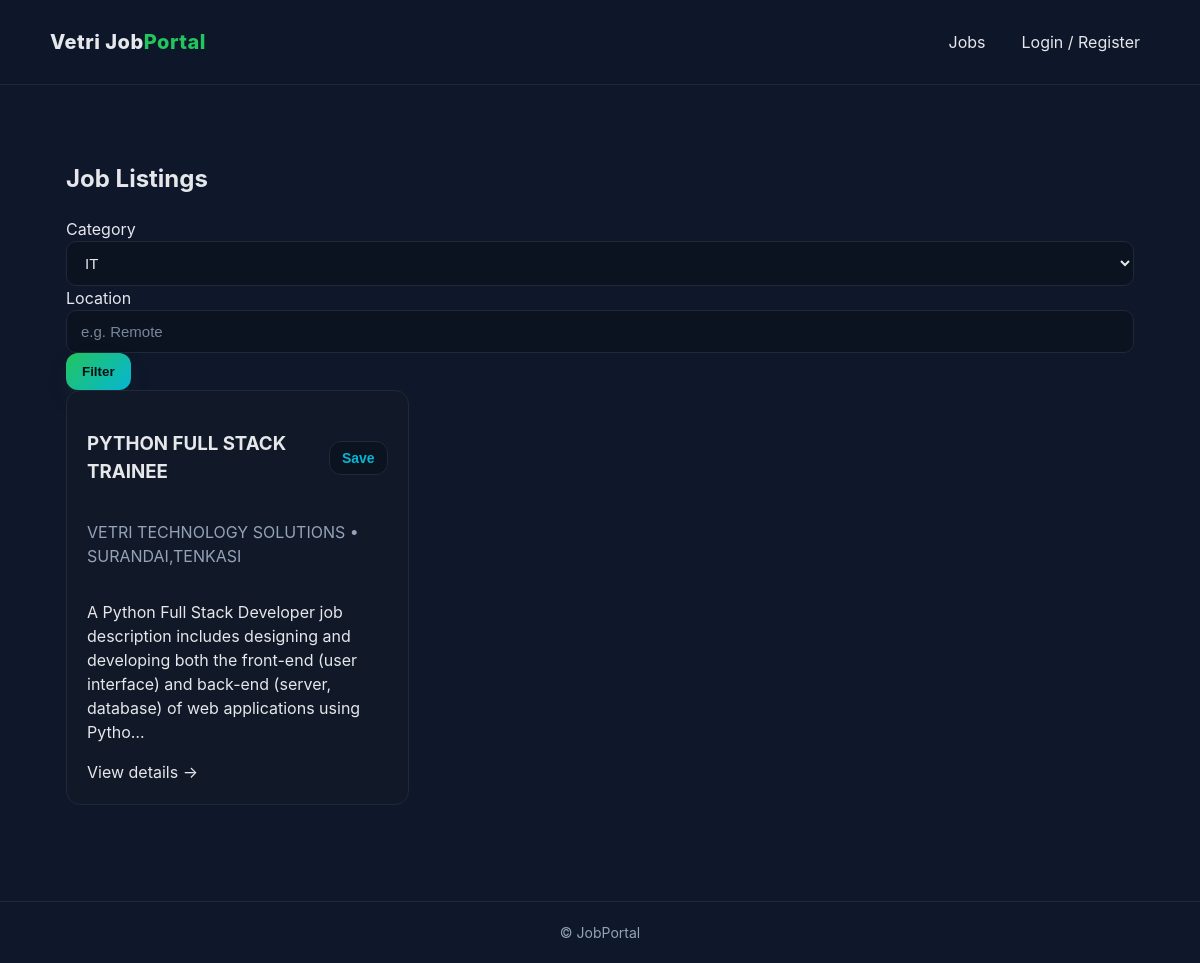
The page /jobs/?category=it on the database its author committed.
### jobs/models.py (models this page shows, shortened)
class Job(models.Model):
    title = models.CharField(max_length=200)
    company = models.CharField(max_length=200)
    category = models.ForeignKey(Category, on_delete=models.CASCADE, related_name="jobs")
    location = models.CharField(max_length=120)
    description = models.TextField()
    posted_at = models.DateTimeField(default=timezone.now)
    class Meta: ordering = ["-posted_at"]

### jobs/views.py (the view)
# urls.py: path("jobs/", views.jobs_list, name="jobs_list"),
def jobs_list(request):
    category_slug = request.GET.get("category")
    location = request.GET.get("location", "").strip()
    jobs = Job.objects.select_related("category").all()
    if category_slug:
        jobs = jobs.filter(category__slug=category_slug)
    if location:
        jobs = jobs.filter(location__icontains=location)
    categories = Category.objects.all()
    return render(request, "jobs_list.html", {
        "jobs": jobs,
        "categories": categories,
        "current_category": category_slug,
        "current_location": location
    })

### jobs/templates/jobs_list.html (shortened to what this page needs)
{% extends "base.html" %}
{% block content %}
<section class="section">
  <h2>Job Listings</h2>
  <form class="filters" method="get">
    <label>Category
      <select name="category">
        {% for c in categories %}
        <option value="{{ c.slug }}" {% if current_category == c.slug %}selected{% endif %}>{{ c.name }}</option>
        {% endfor %}
      </select>
    </label>
    <label>Location
      <input type="text" name="location" placeholder="e.g. Remote" value="{{ current_location }}">
    </label>
    <button class="btn" type="submit">Filter</button>
  </form>
  <div class="grid jobs">
    {% for job in jobs %}
    <article class="card job-card" data-job-id="{{ job.id }}">
      <div class="job-head">
        <a href="{% url 'job_detail' job.id %}"><h3>{{ job.title }}</h3></a>
        <button class="save-btn" data-id="{{ job.id }}">Save</button>
      </div>
      <p class="muted">{{ job.company }} • {{ job.location }}</p>
      <p class="desc">{{ job.description|truncatechars:180 }}</p>
      <a class="btn-link" href="{% url 'job_detail' job.id %}">View details →</a>
    </article>
    {% empty %}
    <p>No jobs found.</p>
    {% endfor %}
  </div>
</section>
{% endblock %}

### jobs/static/css/styles.css (style rules this page uses)
:root { --bg: #0f172a; --card: #111827; --muted: #94a3b8; --text: #e5e7eb; --brand: #22c55e; --brand-2: #06b6d4; --ring: rgba(34, 197, 94, .35); }
* { box-sizing: border-box }
html, body { margin: 0; padding: 0; background: var(--bg); color: var(--text); font-family: Inter, system-ui, Segoe UI, Roboto, Arial, sans-serif; line-height: 1.5; }
a { color: inherit; text-decoration: none }
.btn { display: inline-flex; align-items: center; justify-content: center; gap: 8px; border: 0; border-radius: 12px; padding: 11px 16px; font-weight: 700; cursor: pointer; background: linear-gradient(135deg, var(--brand), var(--brand-2)); color: #041016; box-shadow: 0 10px 30px -12px var(--ring); transition: transform .2s ease; }
.btn-link { padding: 0 }
.section { padding: 32px 0 }
.grid { display: grid; gap: 20px; align-items: stretch }
.grid.jobs { grid-template-columns: repeat(auto-fill, minmax(280px, 1fr)) }
.card { background: var(--card); border: 1px solid #1f2937; border-radius: 14px; padding: 20px; transition: transform .2s, border-color .2s; display: flex; flex-direction: column; justify-content: space-between; }
.job-head { display: flex; justify-content: space-between; gap: 12px; align-items: center }
.muted { color: var(--muted) }
select, input[type="text"], input[type="email"], input[type="password"], input[type="file"] { background: #0b1220; color: var(--text); border: 1px solid #1f2937; border-radius: 10px; padding: 12px 14px; outline: none; font-size: 15px; transition: border-color .2s, box-shadow .2s, background .2s; width: 100%; }
::placeholder { color: var(--muted); opacity: .8 }
.save-btn { background: #0b1220; border: 1px solid #1f2937; color: var(--brand-2); font-size: 14px; font-weight: 600; border-radius: 12px; padding: 8px 12px; cursor: pointer; transition: all .2s; }

### rows shown on the page
Job: title "PYTHON FULL STACK TRAINEE", company "VETRI TECHNOLOGY SOLUTIONS", location "SURANDAI,TENKASI", description "A Python Full Stack Developer job description includes designing and developing both the front-end (user interface) and back-end (server, database) of web applications using Pytho…"

### other values the page prints
form field category "IT"
